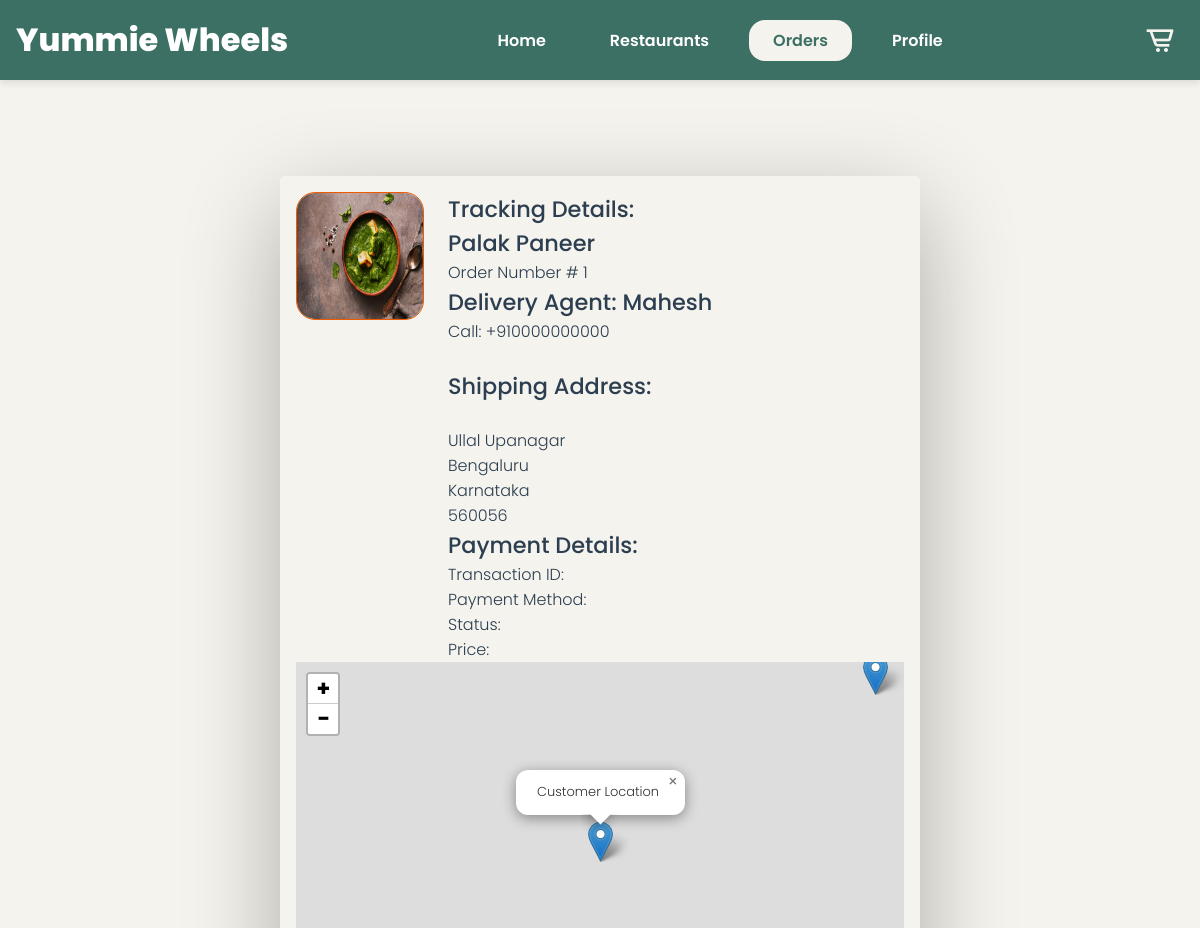
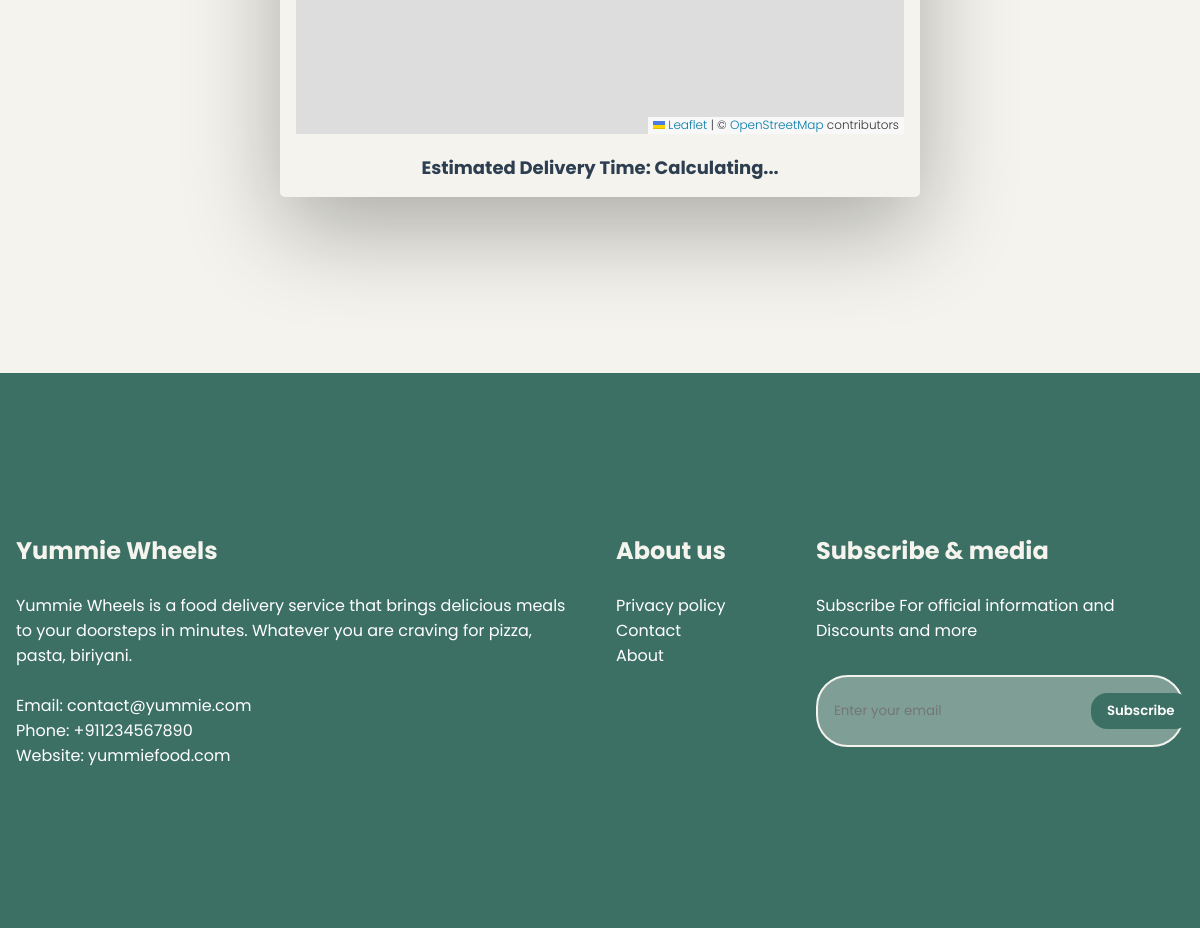
Page /status.php?oid=1 (signed in) on the committed database (2 pictures, top to bottom).
### tables this page shows
CREATE TABLE `orders` (
  `order_id` int(11) NOT NULL,
  `user_id` int(11) NOT NULL,
  `order_total` decimal(10,2) NOT NULL,
  `delivery_status` varchar(20) NOT NULL,
  `driver_id` int(11) NOT NULL,
  `menu_id` int(11) NOT NULL
);

CREATE TABLE `menu` (
  `menu_id` int(11) NOT NULL,
  `restaurant_id` int(11) NOT NULL,
  `item_name` varchar(255) NOT NULL,
  `price` decimal(10,2) NOT NULL,
  `img` varchar(255) NOT NULL
);

CREATE TABLE `drivers` (
  `driver_id` int(11) NOT NULL,
  `name` varchar(255) NOT NULL,
  `phone` varchar(20) NOT NULL,
  `location` varchar(255) NOT NULL,
  `email` varchar(255) NOT NULL
);

CREATE TABLE `address` (
  `address_id` int(11) NOT NULL,
  `user_id` int(11) NOT NULL,
  `state` varchar(255) NOT NULL,
  `city` varchar(255) NOT NULL,
  `street` varchar(255) NOT NULL,
  `pincode` int(11) NOT NULL,
  `latitude` decimal(10,8) DEFAULT NULL,
  `longitude` decimal(11,8) DEFAULT NULL
);

### status.php (the view, shortened to what this page needs)
<?php
include 'db_connect.php';
$oid = $_GET['oid'];
$sqlo = "SELECT Address.state as state, Address.city as city, Address.street as street, Address.pincode as pin,
                Address.latitude as cust_lat, Address.longitude as cust_lng,
                Menu.item_name as mname, Orders.order_id as oid, Orders.order_total as price,
                Drivers.name as dname, Orders.delivery_status as status, Menu.img as img, Drivers.phone,
                Restaurants.latitude as res_lat, Restaurants.longitude as res_lng
         FROM Orders
         JOIN Address ON Orders.user_id = Address.user_id
         JOIN Menu ON Orders.menu_id = Menu.menu_id
         JOIN Drivers ON Orders.driver_id = Drivers.driver_id
         JOIN Restaurants ON Menu.restaurant_id = Restaurants.restaurant_id
         WHERE order_id = $oid";
$reso = mysqli_query($conn, $sqlo);
$row = mysqli_fetch_assoc($reso);
$mname = $row['mname'];
$dname = $row['dname'];
$img = $row['img'];
$phone = $row['phone'];
$state = $row['state'];
$street = $row['street'];
$city = $row['city'];
$pin = $row['pin'];
$sqll = "SELECT * FROM Payment WHERE order_id = $oid";
$ress = mysqli_query($conn, $sqll);
$rest = mysqli_fetch_assoc($ress);
$pid = $rest["payment_id"];
$pm = $rest["payment_method"];
$pst = $rest["status"];
$pr = $rest["amount"];
?>
<!DOCTYPE html>
<html lang="en">
<head>
    <link href='https://unpkg.com/boxicons@2.0.7/css/boxicons.min.css' rel='stylesheet'>
    <link rel="stylesheet" href="./css/style.css">
    <link rel="stylesheet" href="https://unpkg.com/leaflet@1.7.1/dist/leaflet.css" />
    <link rel="stylesheet" href="https://unpkg.com/leaflet-routing-machine@3.2.12/dist/leaflet-routing-machine.css" />
</head>
<body>
    <div class="nav">
        <div class="menu-wrap">
            <a href="./index.php">
                <div class="logo">
                    Yummie Wheels
                </div>
            </a>
            <div class="menu h-xs">
                <a href="./index.php">
                    <div class="menu-item">
                        Home
                    </div>
                </a>
                <a href="./res.php">
                    <div class="menu-item">
                        Restaurants
                    </div>
                </a>
                <a href="./order.php">
                    <div class="menu-item active">
                        Orders
                    </div>
                </a>
                <a href="./login.php">
                    <div class="menu-item">
                        <?php
                        if (!isset($_SESSION['uid'])) {
                            echo "Login";
                        } else {
                            echo "Profile";
                        }
                        ?>
                    </div>
                </a>
            </div>
            <div class="right-menu">
                <div class="cart-btn">
                    <i class='bx bx-cart-alt'></i>
                </div>
            </div>
        </div>
    </div>
    <section>
        <section class="root">
            <figure>
                <img src="<?php echo $img ?>" alt="" class="figure-img">
                <figcaption>
                    <h4>Tracking Details:</h4>
                    <h4><?php echo $mname ?></h4>
                    <h6>Order Number # <?php echo $oid ?></h6>
                    <h4>Delivery Agent: <?php echo $dname ?></h4>
                    <h6>Call:<a href="tel:+91<?php echo $phone ?>"> +91<?php echo $phone ?></a></h6>
                    <br>
                    <h4>Shipping Address:</h4><br>
                    <h6><?php echo $street . "<br>" . $city . "<br>" . $state . "<br>" . $pin; ?></h6>
                    <h4>Payment Details:</h4>
                    <h6><?php echo "Transaction ID: " . $pid . "<br>Payment Method: " . $pm . "<br>Status: " . $pst . "<br> Price: " . $pr; ?></h6>
                </figcaption>
            </figure>
            <div id="map" style="height: 400px; width: 100%;"></div>
            <div id="time" style="text-align: center; margin-top: 20px; font-size: 18px; font-weight: bold;">
                Estimated Delivery Time: <span id="estimated-time">Calculating...</span>
            </div>
        </section>
    </section>
    <section class="footer bg-img" style="background-color: var(--third-color);">
        <div class="container">
            <div class="row">
                <div class="col-6 col-xs-12">
                    <h1>
                        Yummie Wheels
                    </h1>
                    <br>
                    <p>Yummie Wheels is a food delivery service that brings delicious meals to your doorsteps in minutes. Whatever you are craving for pizza, pasta, biriyani.</p>
                    <br>
                    <p>Email: <a href="mailto:contact@yummie.com">contact@yummie.com</a></p>
                    <p>Phone: <a href="tel:+911234567890">+911234567890</a></p>
                    <p>Website: yummiefood.com</p>
                </div>
                <div class="col-2 col-xs-12">
                    <h1>
                        About us
                    </h1>
                    <br>
                    <p>
                        <a href="#">
                            Privacy policy
                        </a>
                    </p>
                    <p>
                        <a href="#">
                            Contact
                        </a>
                    </p>
                    <p>
                        <a href="#">
                            About
                        </a>
                    </p>
                </div>
                <div class="col-4 col-xs-12">
                    <h1>
                        Subscribe & media
                    </h1>
                    <br>
                    <p>Subscribe For official information and Discounts and more</p>
                    <div class="input-group" style="background-color: var(--secondary-color);">
                        <input required="text" placeholder="Enter your email">
                        <button onClick="window.location.href='./login.php';">
                            Subscribe
                        </button>
                    </div>
                </div>
            </div>
        </div>
    </section>
</body>
</html>

### css/style.css (style rules this page uses)
:root { --primary-color: #F4F3ED; --secondary-color:#7F9F96; --third-color:#3D7065; --background-color: #F4F3ED; --extra-color:#628A80; --secon-color: #9da2ad; --grey: #7a7a7b; --white: #ffffff; }
* { font-family: 'Poppins', sans-serif; margin: 0; padding: 0; box-sizing: border-box; }
a { color: unset; text-decoration: none; }
body, html { background-color: var(--background-color); scroll-behavior: smooth; position: relative; overflow-x: hidden; }
.nav { position: fixed; top: 0; left: 0; width: 100%; z-index: 99; background-color: var(--third-color); box-shadow: rgba(99, 99, 99, 0.2) 0px 2px 8px 0px; }
.menu-wrap { max-width: 1366px; margin: auto; display: flex; align-items: center; justify-content: space-between; padding: 1rem; }
.logo { font-size: 2rem; font-weight: 800; color: white; }
.menu { display: flex; align-items: center; justify-content: center; }
.menu-item { margin-left: 1rem; padding: .5rem 1.5rem; font-weight: 600; color: var(--white); transition: .5s ease-in-out; cursor: pointer; }
.menu-item:hover, .menu-item.active { color: var(--third-color); background-color: var(--primary-color); border-radius: 1rem; }
.cart-btn { width: 3rem; height: 3rem; display: flex; align-items: center; justify-content: center; color: var(--primary-color); font-size: 2rem; cursor: pointer; transition: .5s ease-in-out; }
.bg-img { background-position: center; background-size: cover; background-repeat: no-repeat; }
.container { width: 100%; margin: 0 auto; }
section { padding: 9rem 0; }
.footer { color: var(--white); }
.footer h1 { color: var(--primary-color); }
.input-group { padding: 1rem; border: .125rem solid var(--primary-color); border-radius: 2rem; display: flex; justify-content: space-between; margin-top: 2rem; }
.input-group input { flex: auto; outline: none; border: none; color: var(--primary-color); background-color: transparent; }
.input-group button { padding: .5rem 1rem; outline: none; border: none; background-color: var(--third-color); border-radius: 1rem; color: var(--white); font-weight: 600; cursor: pointer; }
.row { display: flex; flex-wrap: wrap; }
[class*="col-"] { padding: 1rem; }
.col-2 { width: 16.66%; }
.col-4 { width: 33.33%; }
.col-6 { width: 50%; }
h2, h4, h6 { margin: 0; padding: 0; display: inline-block; }
.root { padding: 1rem; border-radius: 5px; box-shadow: 0 2rem 6rem rgba(0, 0, 0, 0.3); color: #2c3e50; font-family: 'Montserrat', sans-serif; width: 40rem; font-weight: 300; min-height: 100vh; position: relative; display: block; margin: 2rem auto; }
figure { display: flex; }
.figure-img { width: 8rem; height: 8rem; border-radius: 15%; border: 1.5px solid #f05a00; margin-right: 1.5rem; }
figure figcaption { display: flex; flex-direction: column; justify-content: space-evenly; }
figure figcaption h4 { font-size: 1.4rem; font-weight: 500; }
figure figcaption h6 { font-size: 1rem; font-weight: 300; }

### rows in the picture
orders: menu.img (picture), menu.item_name "Palak Paneer", driver.name "Mahesh", driver.phone "0000000000", address.street "Ullal Upanagar", address.city "Bengaluru", address.state "Karnataka", address.pincode "560056"

### other values in the picture
$oid "1"
